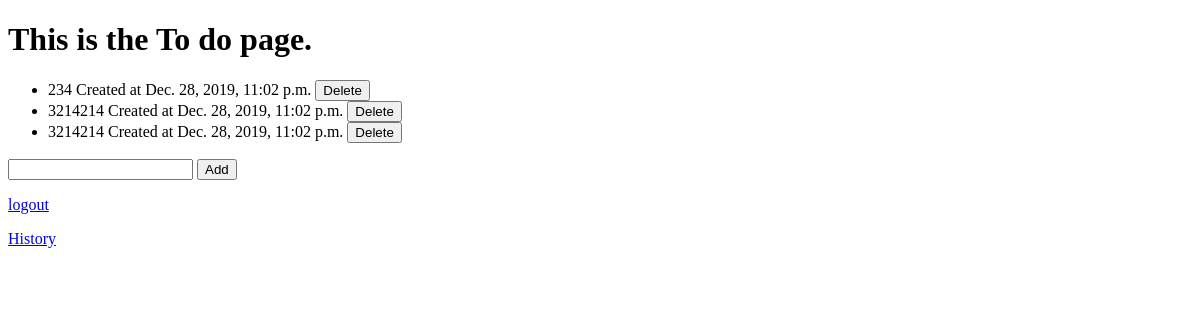
The page /todo/ (signed in) on the database as committed earlier.
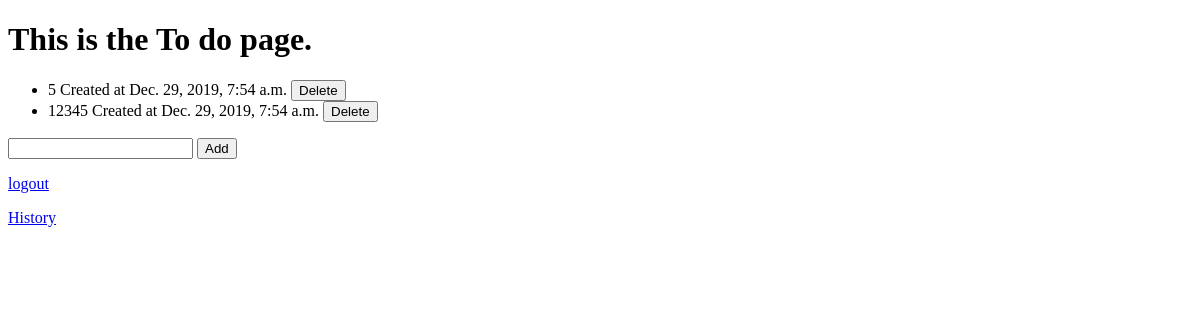
The same page on the database as committed later.
### todo/models.py (models this page shows)
class TodoItem(models.Model):
    content = models.TextField()
    timestamp = models.DateTimeField(auto_now_add=True)
    user = models.ForeignKey(
        User,
        on_delete=models.CASCADE,
    )
    deleted = models.BooleanField(default=False)

### todo/views.py (the view)
# urls.py: path('todo/', todo_view),
def todo_view(request):
    if request.user.is_authenticated:
        print("Success")
    else:
        return HttpResponseRedirect('/accounts/login')
        print("Fail")
    all_todo_items = TodoItem.objects.filter(user=request.user)
    return render(request, 'todo.html',
        {'all_items': all_todo_items})

### templates/todo.html (shortened to what this page needs)
{% extends 'base.html' %}
{% block content %}
{% if user.is_authenticated %}
<h1>This is the To do page.</h1>
<ul>
  {% for todo_item in all_items %}
    <li>{{ todo_item.content }} Created at {{ todo_item.timestamp }}
      <form action="/deleteTodo/{{todo_item.id}}/"
            style="display: inline;"
            method="post">{% csrf_token %}
        <input type="submit" name="deleting" value="Delete" onclick="myFunction()" />
      </form>
    </li>
  {% endfor %}
</ul>
<form action="/addTodo/" method="post">{% csrf_token %}
  <input type="text" name="content" required />
  <input type="submit" name="Adding" value="Add"/>
</form>
<p><a href="{% url 'logout' %}">logout</a></p>
<p><a class="btn btn-primary" name="hist" href="/history">History</a></p>
{% else %}
  <p>You are not logged in</p>
  <a href="{% url 'login' %}">login</a>
{% endif %}
{% endblock %}

Rows that differ between the two databases and show on the page:
removed TodoItem: content "234", timestamp "Dec. 28, 2019, 11:02 p.m."
removed TodoItem: content "3214214", timestamp "Dec. 28, 2019, 11:02 p.m."
removed TodoItem: content "3214214", timestamp "Dec. 28, 2019, 11:02 p.m."
added TodoItem: content "5", timestamp "Dec. 29, 2019, 7:54 a.m."
added TodoItem: content "12345", timestamp "Dec. 29, 2019, 7:54 a.m."
